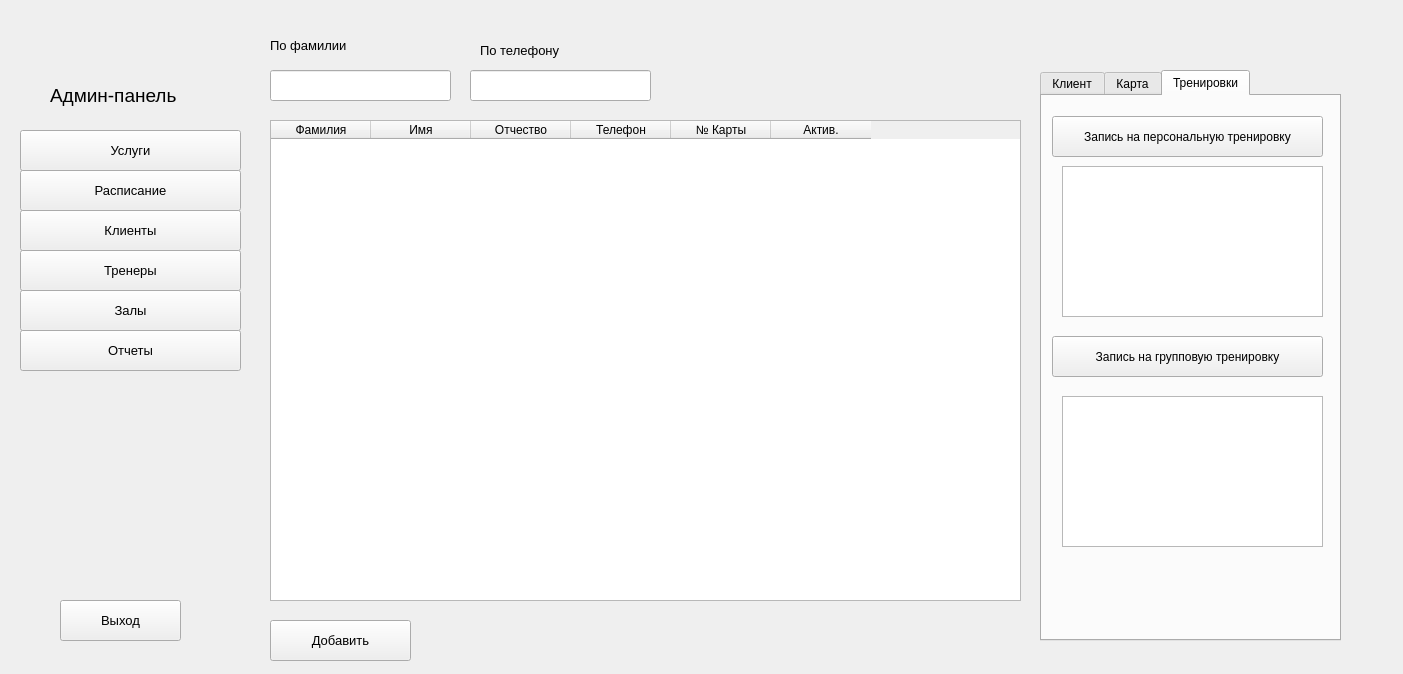
<?xml version="1.0" encoding="UTF-8"?>
<ui version="4.0">
 <class>client_window</class>
 <widget class="QWidget" name="client_window">
  <property name="geometry">
   <rect>
    <x>0</x>
    <y>0</y>
    <width>1403</width>
    <height>674</height>
   </rect>
  </property>
  <property name="windowTitle">
   <string>Form</string>
  </property>
  <widget class="QWidget" name="widget" native="true">
   <property name="geometry">
    <rect>
     <x>20</x>
     <y>50</y>
     <width>221</width>
     <height>611</height>
    </rect>
   </property>
   <widget class="QLabel" name="Adminlabel">
    <property name="geometry">
     <rect>
      <x>30</x>
      <y>20</y>
      <width>151</width>
      <height>51</height>
     </rect>
    </property>
    <property name="font">
     <font>
      <pointsize>14</pointsize>
     </font>
    </property>
    <property name="text">
     <string>Админ-панель</string>
    </property>
   </widget>
   <widget class="QPushButton" name="ServiceButton">
    <property name="geometry">
     <rect>
      <x>0</x>
      <y>80</y>
      <width>221</width>
      <height>41</height>
     </rect>
    </property>
    <property name="font">
     <font>
      <pointsize>10</pointsize>
     </font>
    </property>
    <property name="text">
     <string>Услуги</string>
    </property>
   </widget>
   <widget class="QPushButton" name="ScheduleButton">
    <property name="geometry">
     <rect>
      <x>0</x>
      <y>120</y>
      <width>221</width>
      <height>41</height>
     </rect>
    </property>
    <property name="font">
     <font>
      <pointsize>10</pointsize>
     </font>
    </property>
    <property name="text">
     <string>Расписание</string>
    </property>
   </widget>
   <widget class="QPushButton" name="ClientsButton">
    <property name="geometry">
     <rect>
      <x>0</x>
      <y>160</y>
      <width>221</width>
      <height>41</height>
     </rect>
    </property>
    <property name="font">
     <font>
      <pointsize>10</pointsize>
     </font>
    </property>
    <property name="text">
     <string>Клиенты</string>
    </property>
   </widget>
   <widget class="QPushButton" name="TrainerButton">
    <property name="geometry">
     <rect>
      <x>0</x>
      <y>200</y>
      <width>221</width>
      <height>41</height>
     </rect>
    </property>
    <property name="font">
     <font>
      <pointsize>10</pointsize>
     </font>
    </property>
    <property name="text">
     <string>Тренеры</string>
    </property>
   </widget>
   <widget class="QPushButton" name="HallButton">
    <property name="geometry">
     <rect>
      <x>0</x>
      <y>240</y>
      <width>221</width>
      <height>41</height>
     </rect>
    </property>
    <property name="font">
     <font>
      <pointsize>10</pointsize>
     </font>
    </property>
    <property name="text">
     <string>Залы</string>
    </property>
   </widget>
   <widget class="QPushButton" name="ReportButton">
    <property name="geometry">
     <rect>
      <x>0</x>
      <y>280</y>
      <width>221</width>
      <height>41</height>
     </rect>
    </property>
    <property name="font">
     <font>
      <pointsize>10</pointsize>
     </font>
    </property>
    <property name="text">
     <string>Отчеты</string>
    </property>
   </widget>
   <widget class="QPushButton" name="ExitButton">
    <property name="geometry">
     <rect>
      <x>40</x>
      <y>550</y>
      <width>121</width>
      <height>41</height>
     </rect>
    </property>
    <property name="font">
     <font>
      <pointsize>10</pointsize>
     </font>
    </property>
    <property name="text">
     <string>Выход</string>
    </property>
   </widget>
  </widget>
  <widget class="QLabel" name="label">
   <property name="geometry">
    <rect>
     <x>270</x>
     <y>30</y>
     <width>111</width>
     <height>31</height>
    </rect>
   </property>
   <property name="font">
    <font>
     <pointsize>10</pointsize>
    </font>
   </property>
   <property name="text">
    <string>По фамилии</string>
   </property>
  </widget>
  <widget class="QLineEdit" name="SearchLastNameEdit">
   <property name="geometry">
    <rect>
     <x>270</x>
     <y>70</y>
     <width>181</width>
     <height>31</height>
    </rect>
   </property>
  </widget>
  <widget class="QLabel" name="label_2">
   <property name="geometry">
    <rect>
     <x>480</x>
     <y>40</y>
     <width>131</width>
     <height>21</height>
    </rect>
   </property>
   <property name="font">
    <font>
     <pointsize>10</pointsize>
    </font>
   </property>
   <property name="text">
    <string>По телефону</string>
   </property>
  </widget>
  <widget class="QLineEdit" name="SearchPhoneEdit">
   <property name="geometry">
    <rect>
     <x>470</x>
     <y>70</y>
     <width>181</width>
     <height>31</height>
    </rect>
   </property>
  </widget>
  <widget class="QTableWidget" name="ClientsTabWidget">
   <property name="geometry">
    <rect>
     <x>270</x>
     <y>120</y>
     <width>751</width>
     <height>481</height>
    </rect>
   </property>
   <property name="columnCount">
    <number>6</number>
   </property>
   <column>
    <property name="text">
     <string>Фамилия</string>
    </property>
   </column>
   <column>
    <property name="text">
     <string>Имя</string>
    </property>
   </column>
   <column>
    <property name="text">
     <string>Отчество</string>
    </property>
   </column>
   <column>
    <property name="text">
     <string>Телефон</string>
    </property>
   </column>
   <column>
    <property name="text">
     <string>№ Карты</string>
    </property>
   </column>
   <column>
    <property name="text">
     <string>Актив.</string>
    </property>
   </column>
  </widget>
  <widget class="QTabWidget" name="ClientTabWidget">
   <property name="geometry">
    <rect>
     <x>1040</x>
     <y>70</y>
     <width>301</width>
     <height>571</height>
    </rect>
   </property>
   <property name="tabPosition">
    <enum>QTabWidget::North</enum>
   </property>
   <property name="currentIndex">
    <number>2</number>
   </property>
   <widget class="QWidget" name="Client">
    <attribute name="title">
     <string>Клиент</string>
    </attribute>
    <widget class="QLabel" name="Photo">
     <property name="geometry">
      <rect>
       <x>184</x>
       <y>30</y>
       <width>81</width>
       <height>91</height>
      </rect>
     </property>
     <property name="text">
      <string>Фото</string>
     </property>
    </widget>
    <widget class="QLabel" name="label_3">
     <property name="geometry">
      <rect>
       <x>20</x>
       <y>150</y>
       <width>71</width>
       <height>21</height>
      </rect>
     </property>
     <property name="font">
      <font>
       <pointsize>9</pointsize>
      </font>
     </property>
     <property name="text">
      <string>Фамилия</string>
     </property>
    </widget>
    <widget class="QLineEdit" name="Last_nameEdit">
     <property name="geometry">
      <rect>
       <x>100</x>
       <y>140</y>
       <width>161</width>
       <height>31</height>
      </rect>
     </property>
    </widget>
    <widget class="QLabel" name="label_4">
     <property name="geometry">
      <rect>
       <x>20</x>
       <y>200</y>
       <width>55</width>
       <height>16</height>
      </rect>
     </property>
     <property name="font">
      <font>
       <pointsize>9</pointsize>
      </font>
     </property>
     <property name="text">
      <string>Имя</string>
     </property>
    </widget>
    <widget class="QLineEdit" name="First_nameEdit">
     <property name="geometry">
      <rect>
       <x>100</x>
       <y>190</y>
       <width>161</width>
       <height>31</height>
      </rect>
     </property>
    </widget>
    <widget class="QLabel" name="label_5">
     <property name="geometry">
      <rect>
       <x>20</x>
       <y>250</y>
       <width>71</width>
       <height>16</height>
      </rect>
     </property>
     <property name="font">
      <font>
       <pointsize>9</pointsize>
      </font>
     </property>
     <property name="text">
      <string>Отчество</string>
     </property>
    </widget>
    <widget class="QLineEdit" name="Midle_nameEdit">
     <property name="geometry">
      <rect>
       <x>100</x>
       <y>240</y>
       <width>161</width>
       <height>31</height>
      </rect>
     </property>
    </widget>
    <widget class="QLabel" name="label_6">
     <property name="geometry">
      <rect>
       <x>20</x>
       <y>300</y>
       <width>71</width>
       <height>16</height>
      </rect>
     </property>
     <property name="font">
      <font>
       <pointsize>9</pointsize>
      </font>
     </property>
     <property name="text">
      <string>Контакты</string>
     </property>
    </widget>
    <widget class="QLabel" name="label_7">
     <property name="geometry">
      <rect>
       <x>20</x>
       <y>350</y>
       <width>71</width>
       <height>16</height>
      </rect>
     </property>
     <property name="font">
      <font>
       <pointsize>9</pointsize>
      </font>
     </property>
     <property name="text">
      <string>Телефон</string>
     </property>
    </widget>
    <widget class="QLineEdit" name="PhoneEdit">
     <property name="geometry">
      <rect>
       <x>100</x>
       <y>340</y>
       <width>161</width>
       <height>31</height>
      </rect>
     </property>
    </widget>
    <widget class="QLabel" name="label_8">
     <property name="geometry">
      <rect>
       <x>20</x>
       <y>400</y>
       <width>71</width>
       <height>16</height>
      </rect>
     </property>
     <property name="font">
      <font>
       <pointsize>9</pointsize>
      </font>
     </property>
     <property name="text">
      <string>Email</string>
     </property>
    </widget>
    <widget class="QLineEdit" name="EmailEdit">
     <property name="geometry">
      <rect>
       <x>100</x>
       <y>390</y>
       <width>161</width>
       <height>31</height>
      </rect>
     </property>
    </widget>
    <widget class="QPushButton" name="Save_clientBtn">
     <property name="geometry">
      <rect>
       <x>20</x>
       <y>490</y>
       <width>111</width>
       <height>31</height>
      </rect>
     </property>
     <property name="text">
      <string>Сохранить</string>
     </property>
    </widget>
    <widget class="QPushButton" name="Delete_clientBtn">
     <property name="geometry">
      <rect>
       <x>160</x>
       <y>490</y>
       <width>111</width>
       <height>31</height>
      </rect>
     </property>
     <property name="text">
      <string>Удалить</string>
     </property>
    </widget>
   </widget>
   <widget class="QWidget" name="Subscription">
    <attribute name="title">
     <string>Карта</string>
    </attribute>
    <widget class="QLabel" name="label_9">
     <property name="geometry">
      <rect>
       <x>20</x>
       <y>20</y>
       <width>71</width>
       <height>21</height>
      </rect>
     </property>
     <property name="font">
      <font>
       <pointsize>9</pointsize>
      </font>
     </property>
     <property name="text">
      <string>№ Карты</string>
     </property>
    </widget>
    <widget class="QLabel" name="id_subsrciption">
     <property name="geometry">
      <rect>
       <x>110</x>
       <y>20</y>
       <width>131</width>
       <height>21</height>
      </rect>
     </property>
     <property name="font">
      <font>
       <pointsize>9</pointsize>
      </font>
     </property>
     <property name="text">
      <string/>
     </property>
    </widget>
    <widget class="QLabel" name="label_10">
     <property name="geometry">
      <rect>
       <x>20</x>
       <y>70</y>
       <width>131</width>
       <height>31</height>
      </rect>
     </property>
     <property name="font">
      <font>
       <pointsize>9</pointsize>
      </font>
     </property>
     <property name="text">
      <string>Дата оформления</string>
     </property>
    </widget>
    <widget class="QLineEdit" name="Day_subEdit">
     <property name="geometry">
      <rect>
       <x>20</x>
       <y>120</y>
       <width>51</width>
       <height>31</height>
      </rect>
     </property>
    </widget>
    <widget class="QLineEdit" name="Month_subEdit">
     <property name="geometry">
      <rect>
       <x>90</x>
       <y>120</y>
       <width>51</width>
       <height>31</height>
      </rect>
     </property>
    </widget>
    <widget class="QLineEdit" name="Year_subEdit">
     <property name="geometry">
      <rect>
       <x>160</x>
       <y>120</y>
       <width>81</width>
       <height>31</height>
      </rect>
     </property>
    </widget>
    <widget class="QLabel" name="label_11">
     <property name="geometry">
      <rect>
       <x>250</x>
       <y>130</y>
       <width>31</width>
       <height>16</height>
      </rect>
     </property>
     <property name="font">
      <font>
       <pointsize>9</pointsize>
      </font>
     </property>
     <property name="text">
      <string>г</string>
     </property>
    </widget>
    <widget class="QLabel" name="label_12">
     <property name="geometry">
      <rect>
       <x>20</x>
       <y>180</y>
       <width>221</width>
       <height>16</height>
      </rect>
     </property>
     <property name="font">
      <font>
       <pointsize>9</pointsize>
      </font>
     </property>
     <property name="text">
      <string>Продолжительность действия</string>
     </property>
    </widget>
    <widget class="QComboBox" name="LongTimeComboBox">
     <property name="geometry">
      <rect>
       <x>20</x>
       <y>210</y>
       <width>241</width>
       <height>31</height>
      </rect>
     </property>
     <property name="currentIndex">
      <number>-1</number>
     </property>
    </widget>
    <widget class="QLabel" name="label_13">
     <property name="geometry">
      <rect>
       <x>20</x>
       <y>270</y>
       <width>151</width>
       <height>31</height>
      </rect>
     </property>
     <property name="font">
      <font>
       <pointsize>9</pointsize>
      </font>
     </property>
     <property name="text">
      <string>Срок окончания</string>
     </property>
    </widget>
    <widget class="QLabel" name="DayEndLable">
     <property name="geometry">
      <rect>
       <x>20</x>
       <y>310</y>
       <width>41</width>
       <height>41</height>
      </rect>
     </property>
     <property name="font">
      <font>
       <pointsize>9</pointsize>
      </font>
     </property>
     <property name="text">
      <string/>
     </property>
    </widget>
    <widget class="QLabel" name="MonthEndLabel">
     <property name="geometry">
      <rect>
       <x>90</x>
       <y>310</y>
       <width>41</width>
       <height>41</height>
      </rect>
     </property>
     <property name="font">
      <font>
       <pointsize>9</pointsize>
      </font>
     </property>
     <property name="text">
      <string/>
     </property>
    </widget>
    <widget class="QLabel" name="YearEndLabel">
     <property name="geometry">
      <rect>
       <x>150</x>
       <y>310</y>
       <width>81</width>
       <height>41</height>
      </rect>
     </property>
     <property name="font">
      <font>
       <pointsize>9</pointsize>
      </font>
     </property>
     <property name="text">
      <string/>
     </property>
    </widget>
    <widget class="QLabel" name="label_14">
     <property name="geometry">
      <rect>
       <x>240</x>
       <y>340</y>
       <width>31</width>
       <height>16</height>
      </rect>
     </property>
     <property name="font">
      <font>
       <pointsize>9</pointsize>
      </font>
     </property>
     <property name="text">
      <string>г</string>
     </property>
    </widget>
    <widget class="QLabel" name="label_15">
     <property name="geometry">
      <rect>
       <x>20</x>
       <y>390</y>
       <width>61</width>
       <height>31</height>
      </rect>
     </property>
     <property name="font">
      <font>
       <pointsize>9</pointsize>
      </font>
     </property>
     <property name="text">
      <string>Цена</string>
     </property>
    </widget>
    <widget class="QLabel" name="PriceLabel">
     <property name="geometry">
      <rect>
       <x>100</x>
       <y>390</y>
       <width>141</width>
       <height>31</height>
      </rect>
     </property>
     <property name="font">
      <font>
       <pointsize>9</pointsize>
      </font>
     </property>
     <property name="text">
      <string/>
     </property>
    </widget>
    <widget class="QPushButton" name="SaveSubBtn">
     <property name="geometry">
      <rect>
       <x>30</x>
       <y>490</y>
       <width>91</width>
       <height>31</height>
      </rect>
     </property>
     <property name="font">
      <font>
       <pointsize>9</pointsize>
      </font>
     </property>
     <property name="text">
      <string>Сохранить</string>
     </property>
    </widget>
    <widget class="QPushButton" name="DeleteSubBtn">
     <property name="geometry">
      <rect>
       <x>170</x>
       <y>490</y>
       <width>93</width>
       <height>31</height>
      </rect>
     </property>
     <property name="font">
      <font>
       <pointsize>9</pointsize>
      </font>
     </property>
     <property name="text">
      <string>Удалить</string>
     </property>
    </widget>
   </widget>
   <widget class="QWidget" name="Training">
    <attribute name="title">
     <string>Тренировки</string>
    </attribute>
    <widget class="QPushButton" name="PersonalTrainingBtn">
     <property name="geometry">
      <rect>
       <x>10</x>
       <y>20</y>
       <width>271</width>
       <height>41</height>
      </rect>
     </property>
     <property name="font">
      <font>
       <pointsize>9</pointsize>
      </font>
     </property>
     <property name="text">
      <string>Запись на персональную тренировку</string>
     </property>
    </widget>
    <widget class="QTableWidget" name="PersonalTrainingTabWidget">
     <property name="geometry">
      <rect>
       <x>20</x>
       <y>70</y>
       <width>261</width>
       <height>151</height>
      </rect>
     </property>
     <property name="font">
      <font>
       <pointsize>8</pointsize>
      </font>
     </property>
     <property name="horizontalScrollBarPolicy">
      <enum>Qt::ScrollBarAsNeeded</enum>
     </property>
     <attribute name="horizontalHeaderVisible">
      <bool>false</bool>
     </attribute>
     <attribute name="horizontalHeaderDefaultSectionSize">
      <number>80</number>
     </attribute>
     <column>
      <property name="text">
       <string>Дата</string>
      </property>
     </column>
     <column>
      <property name="text">
       <string>Время</string>
      </property>
     </column>
     <column>
      <property name="text">
       <string>Тренер</string>
      </property>
     </column>
    </widget>
    <widget class="QPushButton" name="GroupTrainingBtn">
     <property name="geometry">
      <rect>
       <x>10</x>
       <y>240</y>
       <width>271</width>
       <height>41</height>
      </rect>
     </property>
     <property name="font">
      <font>
       <pointsize>9</pointsize>
      </font>
     </property>
     <property name="text">
      <string>Запись на групповую тренировку</string>
     </property>
    </widget>
    <widget class="QTableWidget" name="GroupTrainingTabWidget">
     <property name="geometry">
      <rect>
       <x>20</x>
       <y>300</y>
       <width>261</width>
       <height>151</height>
      </rect>
     </property>
     <property name="font">
      <font>
       <pointsize>8</pointsize>
      </font>
     </property>
     <property name="horizontalScrollBarPolicy">
      <enum>Qt::ScrollBarAsNeeded</enum>
     </property>
     <attribute name="horizontalHeaderVisible">
      <bool>false</bool>
     </attribute>
     <attribute name="horizontalHeaderDefaultSectionSize">
      <number>80</number>
     </attribute>
     <column>
      <property name="text">
       <string>Дата</string>
      </property>
     </column>
     <column>
      <property name="text">
       <string>Время</string>
      </property>
     </column>
     <column>
      <property name="text">
       <string>Тренер</string>
      </property>
     </column>
    </widget>
   </widget>
  </widget>
  <widget class="QPushButton" name="Add_clientBtn">
   <property name="geometry">
    <rect>
     <x>270</x>
     <y>620</y>
     <width>141</width>
     <height>41</height>
    </rect>
   </property>
   <property name="font">
    <font>
     <pointsize>10</pointsize>
    </font>
   </property>
   <property name="text">
    <string>Добавить</string>
   </property>
  </widget>
 </widget>
 <resources/>
 <connections/>
</ui>
